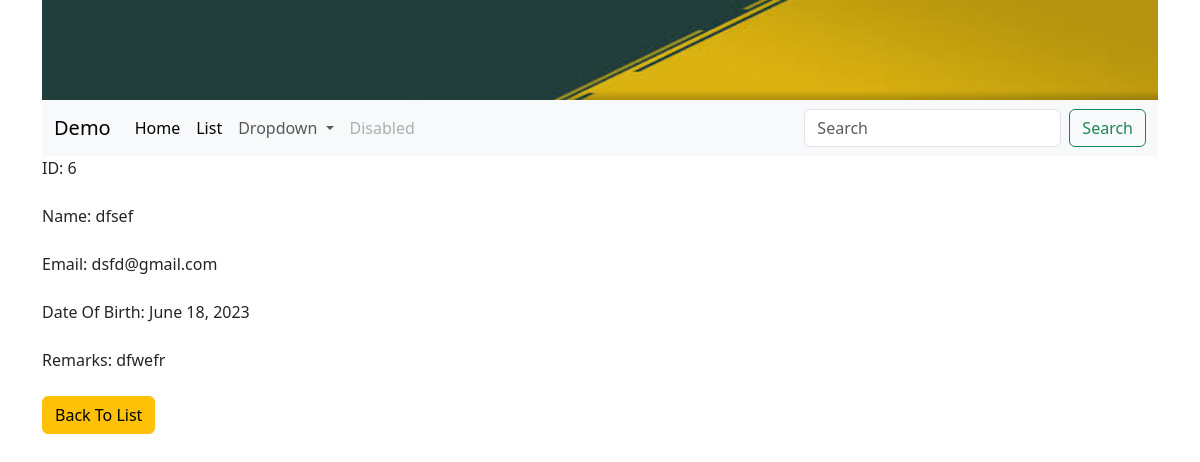
The page /myapp/detailsstd/6/ on the database its author committed.
### myApp/models.py (models this page shows, shortened)
class Student(models.Model):
    GENDER_CHOICES = [ ('Male' , 'Male'), ('Female', 'Female'),]
    name = models.CharField(max_length=100)
    email = models.EmailField(unique=True,blank=True)
    dob = models.DateField(default=datetime.now, blank=True)
    gender = models.CharField(max_length=6,choices=GENDER_CHOICES,default='Male',)
    remarks = models.TextField(default='', blank=True)

### myApp/views.py (the view)
# urls.py: path('detailsstd/<int:idn>/', views.details,name='details'),
def details(request,idn):
    student= Student.objects.get(pk=idn)
    return render(request,"myApp/details1.html",{'student':student, 'title':'Details'})

### templates/myApp/details1.html (shortened to what this page needs)
{% extends 'base.html' %}
{% block content %}
<form>
    <div class="mb-3">
      <label for="" class="form-label">ID:</label>
      {{ student.id }}
    </div>
    <div class="mb-3">
        <label for="" class="form-label">Name:</label>
        {{ student.name }}
      </div>
      <div class="mb-3">
        <label for="" class="form-label">Email:</label>
        {{ student.email }}
      </div>
      <div class="mb-3">
        <label for="" class="form-label">Date Of Birth:</label>
        {{ student.dob }}
      </div>
      <div class="mb-3">
        <label for="" class="form-label">Remarks:</label>
        {{ student.remarks }}
      </div>
      <a href="{% url 'list' %}" class="btn btn-warning">Back To List</a>
  </form>
{% endblock content %}

### rows shown on the page
Student: id "6", name "dfsef", email "dsfd@gmail.com", dob "June 18, 2023", remarks "dfwefr"
